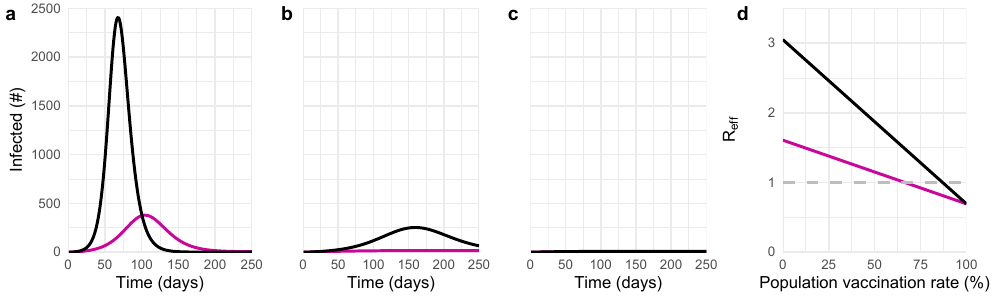

The R source for this figure:
source("setup.R")

# _____________________________________________________________________
# FIGURE 4 - giving intuition about the impact of testing across vaccination rates #####
# Three time-series plots for regions 1, 2, and 3 with and without testing
# Reff with and without testing over phi
# _____________________________________________________________________

notesting_theta <- 0 # no testing scenario
testing_theta <- theta_99
this_q <- 0 # well-mixed

for (i in 1) {
  df <- data.frame(time = t)
  
  #* Panel A - infected over time for phi = 0.2 ####
  this_phi <- 0.25
  
  df_notesting_reg1 <- run_leaky_model(this_phi, this_VE_I, this_VE_S, notesting_theta, this_q,
                                       psi = this_psi, X_I = this_X_I, X_S = this_X_S,
                                       H_I = this_H_I, H_S = this_H_S)
  df$notesting_reg1 <- df_notesting_reg1$I_v + df_notesting_reg1$I_u + df_notesting_reg1$I_x + df_notesting_reg1$I_h
  
  df_testing_reg1 <- run_leaky_model(this_phi, this_VE_I, this_VE_S, testing_theta, this_q,
                                     psi = this_psi, X_I = this_X_I, X_S = this_X_S,
                                     H_I = this_H_I, H_S = this_H_S)
  df$testing_reg1 <- df_testing_reg1$I_v + df_testing_reg1$I_u + df_testing_reg1$I_x + df_testing_reg1$I_h
  
  A <- ggplot(df, aes(x = time)) +
    geom_line(aes(y = testing_reg1), col = theta99_purple, size = my_linesize) +
    geom_line(aes(y = notesting_reg1), col = "black", size = my_linesize) +
    ylab("Infected (#)") +
    xlab("Time (days)") +
    scale_x_continuous(expand = c(0, 0), limits = c(0, 250)) +
    scale_y_continuous(expand = c(0, 0), limits = c(0, 2500)) + # 2500 for R0 = 6
    alllabels_theme
  
  #* Panel B - infected over time for phi = 0.75 ####
  this_phi <- 0.75
  
  df_notesting_reg2 <- run_leaky_model(this_phi, this_VE_I, this_VE_S, notesting_theta, this_q,
                                       psi = this_psi, X_I = this_X_I, X_S = this_X_S,
                                       H_I = this_H_I, H_S = this_H_S)
  df$notesting_reg2 <- df_notesting_reg2$I_v + df_notesting_reg2$I_u + df_notesting_reg2$I_x + df_notesting_reg2$I_h
  
  df_testing_reg2 <- run_leaky_model(this_phi, this_VE_I, this_VE_S, testing_theta, this_q,
                                     psi = this_psi, X_I = this_X_I, X_S = this_X_S,
                                     H_I = this_H_I, H_S = this_H_S)
  df$testing_reg2 <- df_testing_reg2$I_v + df_testing_reg2$I_u + df_testing_reg2$I_x + df_testing_reg2$I_h
  
  B <- ggplot(df, aes(x = time)) +
    geom_line(aes(y = testing_reg2), col = theta99_purple, size = my_linesize) +
    geom_line(aes(y = notesting_reg2), col = "black", size = my_linesize) +
    ylab("Infected (#)") +
    xlab("Time (days)") +
    scale_x_continuous(expand = c(0, 0), limits = c(0, 250)) +
    scale_y_continuous(expand = c(0, 0), limits = c(0, 2500)) +
    onlyx_theme
  
  
  #* Panel C - infected over time for phi = 0.95 ####
  this_phi <- 0.95
  
  df_notesting_reg3 <- run_leaky_model(this_phi, this_VE_I, this_VE_S, notesting_theta, this_q,
                                       psi = this_psi, X_I = this_X_I, X_S = this_X_S,
                                       H_I = this_H_I, H_S = this_H_S)
  df$notesting_reg3 <- df_notesting_reg3$I_v + df_notesting_reg3$I_u + df_notesting_reg3$I_x + df_notesting_reg3$I_h
  
  df_testing_reg3 <- run_leaky_model(this_phi, this_VE_I, this_VE_S, testing_theta, this_q,
                                     psi = this_psi, X_I = this_X_I, X_S = this_X_S,
                                     H_I = this_H_I, H_S = this_H_S)
  df$testing_reg3 <- df_testing_reg3$I_v + df_testing_reg3$I_u + df_testing_reg3$I_x + df_testing_reg3$I_h
  
  C <- ggplot(df, aes(x = time)) +
    geom_line(aes(y = testing_reg3), col = theta99_purple, size = my_linesize) +
    geom_line(aes(y = notesting_reg3), col = "black", size = my_linesize) +
    ylab("Infected (#)") +
    xlab("Time (days)") +
    scale_x_continuous(expand = c(0, 0), limits = c(0, 250)) +
    scale_y_continuous(expand = c(0, 0), limits = c(0, 2500)) +
    onlyx_theme
  
  #* Panel D - Reff over phi ####
  df <- data.frame(phi = phi_vec)
  
  df$Reff_notesting <- sapply(phi_vec, compute_Reff,
                              VE_I = this_VE_I, VE_S = this_VE_S,
                              theta = notesting_theta, q = this_q,
                              psi = this_psi, X_I = this_X_I, X_S = this_X_S,
                              H_I = this_H_I, H_S = this_H_S)
  
  df$Reff_testing <- sapply(phi_vec, compute_Reff,
                            VE_I = this_VE_I, VE_S = this_VE_S,
                            theta = testing_theta, q = this_q,
                            psi = this_psi, X_I = this_X_I, X_S = this_X_S,
                            H_I = this_H_I, H_S = this_H_S)
  
  D <- ggplot(df, aes(x = phi*100)) +
    geom_line(aes(y = Reff_testing), col = theta99_purple, size = my_linesize) +
    geom_line(aes(y = Reff_notesting), col = "black", size = my_linesize) +
    geom_line(aes(y = 1), col = mylightgray, linetype = "dashed", size = my_linesize) +
    ylab(expression(R[eff])) +
    xlab("Population vaccination rate (%)") +
    scale_x_continuous(expand = c(0, 0), limits = c(0, 100)) +
    scale_y_continuous(expand = c(0, 0), limits = c(0, 3.5)) +
    alllabels_theme
}

ggarrange(A, NULL, B, NULL, C, D, NULL,
          labels = c("a",NA,"     b",NA,"     c","  d",NA),
          nrow = 1,
          ncol = 7,
          align = "hv",
          widths = c(1.03,-.1, 1,-.1, 1., 1.03,0.1),
          heights = c(1, 1, 1, 1))

ggsave("Fig4.pdf", device = cairo_pdf, width = 10, height = 3)